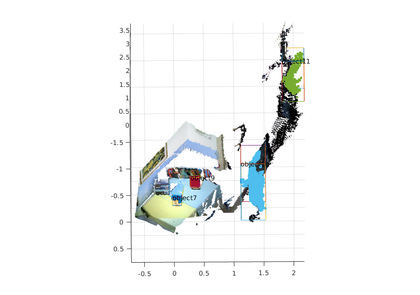
%> input picture objectDetection.png, 420 x 295 px, shrunk from 845 x 594 before the run; its folder holds only this picture in this run
$ octave test_bg.m   (GNU Octave 9; MATLAB toolbox functions it lacks are replaced by stand-ins)
%> lines starting %> are read from the running program, lines starting %| are printed output that depends on the picture; in (x1, y1, x2, y2) boxes, pixels count from 0 and x2, y2 are one past the last pixel; in counts of white or black regions, pixels touching at a corner belong together; the program's own positions count from 1
%he = imread('eight.jpg');
cd stillnature1/data_rgb;
d = dir('*.png');
for i=1:length(d)
he = imread(d(i).name);
%> he is the input picture: size 295x420x3 uint8; mean R, G, B 243.8, 245.3, 244.9
imshow(he), title('H&E image');
cform = makecform('srgb2lab');
lab_he = applycform(he,cform);
%> lab_he: size 295x420x3 uint8; mean of channels 1, 2, 3 245.6, 127.6, 128
ab = double(lab_he(:,:,2:3));
nrows = size(ab,1);
%> nrows = 295
ncols = size(ab,2);
%> ncols = 420
ab = reshape(ab,nrows*ncols,2);

nColors = 3;
[cluster_idx, cluster_center] = kmeans(ab,nColors,'distance','sqEuclidean', 'Replicates',3);
%> cluster_center = [128 128; 113.4 164.9; 117.1 103.8]
pixel_labels = reshape(cluster_idx,nrows,ncols);
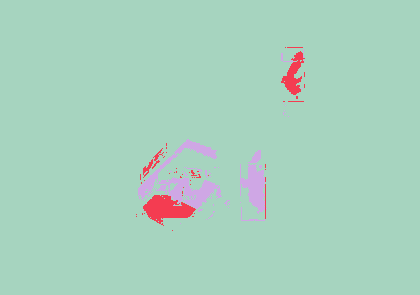
%> pixel_labels: size 295x420 double; 3 distinct labels, from 1 to 3; one colour per label, 0 black
imshow(pixel_labels,[]), title('image labeled by cluster index');

segmented_images = cell(1,3);
rgb_label = repmat(pixel_labels,[1 1 3]);
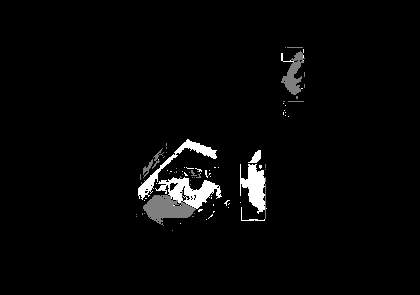
%> rgb_label: size 295x420x3 double; min 1, max 3, mean 1.06; drawn with min black and max white

for k = 1:nColors
    color = he;
    color(rgb_label ~= k) = 0;
    segmented_images{k} = color;
end
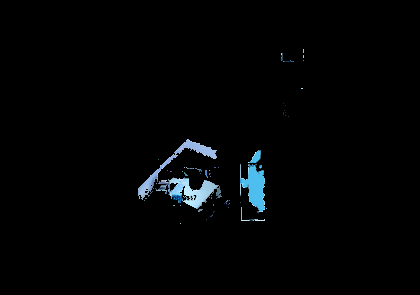
%> color: size 295x420x3 uint8; mean R, G, B 2.6, 3.9, 4.7
%> after the loop, segmented_images = 3 items

imshow(segmented_images{1}), title('objects in cluster 1');
%> after `imshow(segmented_images{1})`:
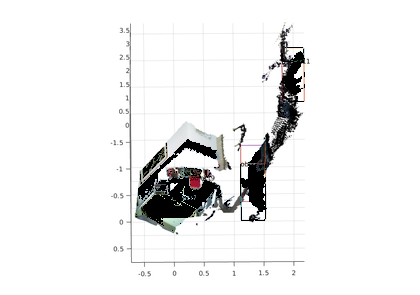
%> displayed picture: size 295x420x3, on the screen's scale of 0 to 255; mean R, G, B 238.8, 238.8, 238.7
imshow(segmented_images{2}), title('objects in cluster 2');
%> after `imshow(segmented_images{2})`:
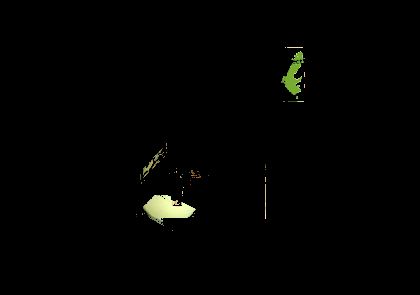
%> displayed picture: size 295x420x3, on the screen's scale of 0 to 255; mean R, G, B 2.4, 2.6, 1.5
imshow(segmented_images{3}), title('objects in cluster 3');

mean_cluster_value = mean(cluster_center,2);
%> mean_cluster_value = [128; 139.1; 110.4]
[tmp, idx] = sort(mean_cluster_value);
%> tmp = [110.4; 128; 139.1]; idx = [3; 1; 2]
blue_cluster_num = idx(1);
%> blue_cluster_num = 3

L = lab_he(:,:,1);
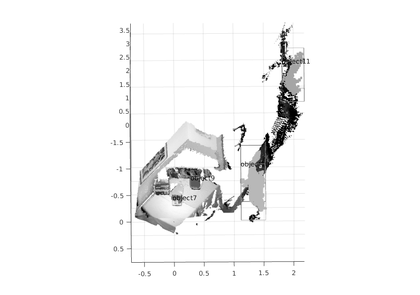
%> L: size 295x420 uint8; min 0, max 255, mean 245.6
blue_idx = find(pixel_labels == blue_cluster_num);
%> blue_idx = 2660 values from 40899 to 89446
L_blue = L(blue_idx);
%> L_blue = 2660 values, max 242 at index 927, min 6 at index 1725, mean 180.1
is_light_blue = imbinarize(L_blue);
%> is_light_blue = 2660 logical values, 2230 true

nuclei_labels = repmat(uint8(0),[nrows ncols]);
nuclei_labels(blue_idx(is_light_blue==false)) = 1;
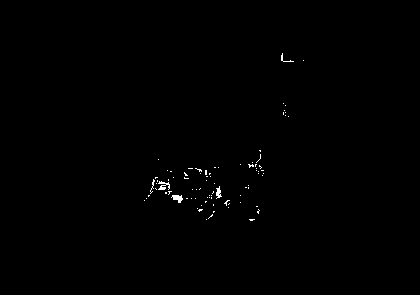
%> nuclei_labels: size 295x420 uint8; values 0 (black) and 1 (white), 0.35% white in thin lines or dots, all inside (x1, y1, x2, y2) = (144, 53, 304, 221)
nuclei_labels = repmat(nuclei_labels,[1 1 3]);
blue_nuclei = he;
blue_nuclei(nuclei_labels ~= 1) = 0;
imshow(blue_nuclei), title('blue nuclei');
end
